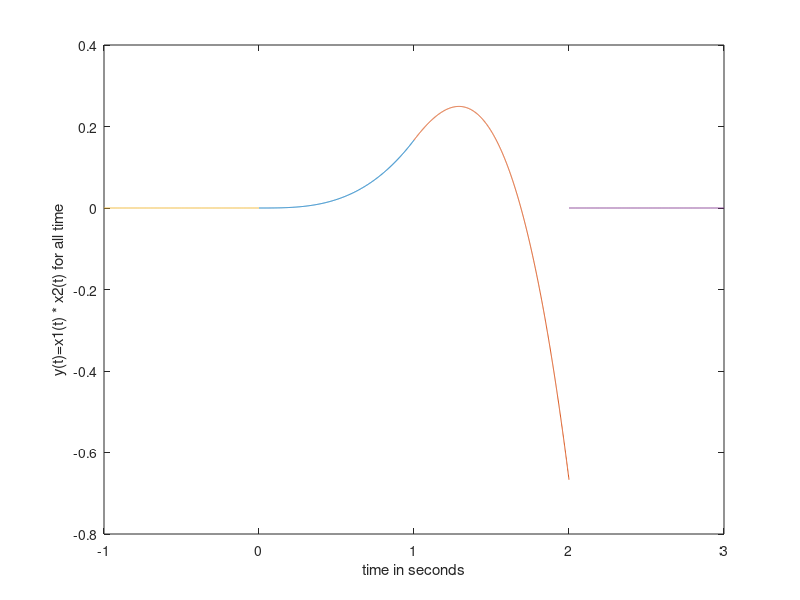

Write the MATLAB code that produced this figure.
t1=0:0.001:1;
t2=1:0.001:2;
t3=-1:0.001:0;
t4=2:0.001:3;
y1=(t1.^3)/6;
y2=(-5*t2.^3 +12*t2.^2 - 6*t2)/6;
y3=0*t3;
y4=0*t4;
plot(t1,y1,t2,y2,t3,y3,t4,y4);
xlabel('time in seconds'), 
ylabel('y(t)=x1(t) * x2(t) for all time');
